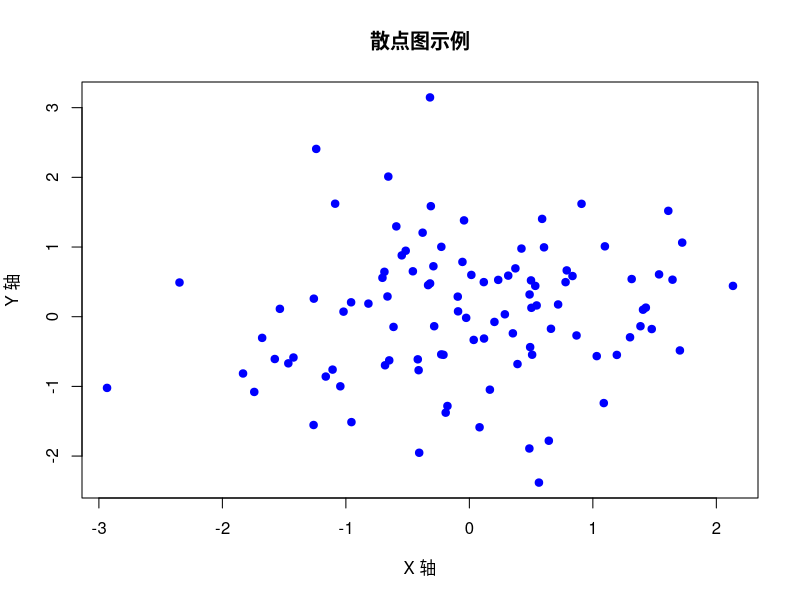

This chart was generated by the following R code:
# 创建一个数据框
df <- data.frame(
  x = rnorm(100),  # 生成100个正态分布的随机数
  y = rnorm(100)   # 生成100个正态分布的随机数
)

# 使用 base R 绘制散点图
dev.new()
plot(df$x, df$y, 
     main = "散点图示例", 
     xlab = "X 轴", 
     ylab = "Y 轴", 
     col = "blue", 
     pch = 19)

# 显示 ggplot 图形
print(plot)
